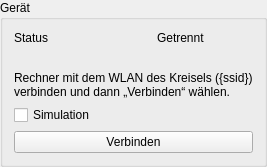
<?xml version="1.0" encoding="UTF-8"?>
<ui version="4.0">
 <class>ConnectionPanel</class>
 <widget class="QGroupBox" name="ConnectionPanel">
  <property name="title">
   <string>Gerät</string>
  </property>
  <layout class="QFormLayout" name="formLayout">
   <item row="0" column="0">
    <widget class="QLabel" name="captionState">
     <property name="text">
      <string>Status</string>
     </property>
    </widget>
   </item>
   <item row="0" column="1">
    <layout class="QHBoxLayout" name="layoutState">
     <property name="spacing">
      <number>6</number>
     </property>
     <item>
      <widget class="StatusLed" name="ledLink"/>
     </item>
     <item>
      <widget class="ElidedLabel" name="labelState">
       <property name="text">
        <string>Getrennt</string>
       </property>
      </widget>
     </item>
    </layout>
   </item>
   <item row="1" column="0" colspan="2">
    <widget class="ElidedLabel" name="labelDevice"/>
   </item>
   <item row="2" column="0" colspan="2">
    <widget class="QLabel" name="labelHint">
     <property name="wordWrap">
      <bool>true</bool>
     </property>
     <property name="text">
      <string>Rechner mit dem WLAN des Kreisels ({ssid}) verbinden und dann „Verbinden“ wählen.</string>
     </property>
    </widget>
   </item>
   <item row="3" column="0" colspan="2">
    <widget class="QCheckBox" name="checkSimulate">
     <property name="text">
      <string>Simulation</string>
     </property>
     <property name="toolTip">
      <string>Simuliertes Gerät statt echter Hardware verwenden (nur im getrennten Zustand änderbar)</string>
     </property>
    </widget>
   </item>
   <item row="4" column="0" colspan="2">
    <widget class="QPushButton" name="buttonConnect">
     <property name="text">
      <string>Verbinden</string>
     </property>
     <property name="toolTip">
      <string>Verbindung zum Gerät herstellen oder trennen</string>
     </property>
    </widget>
   </item>
  </layout>
 </widget>
 <customwidgets>
  <customwidget>
   <class>StatusLed</class>
   <extends>QWidget</extends>
   <header>gyroscope_ui.ui.widgets.status_led</header>
  </customwidget>
  <customwidget>
   <class>ElidedLabel</class>
   <extends>QLabel</extends>
   <header>gyroscope_ui.ui.widgets.elided_label</header>
  </customwidget>
 </customwidgets>
 <resources/>
 <connections/>
</ui>
